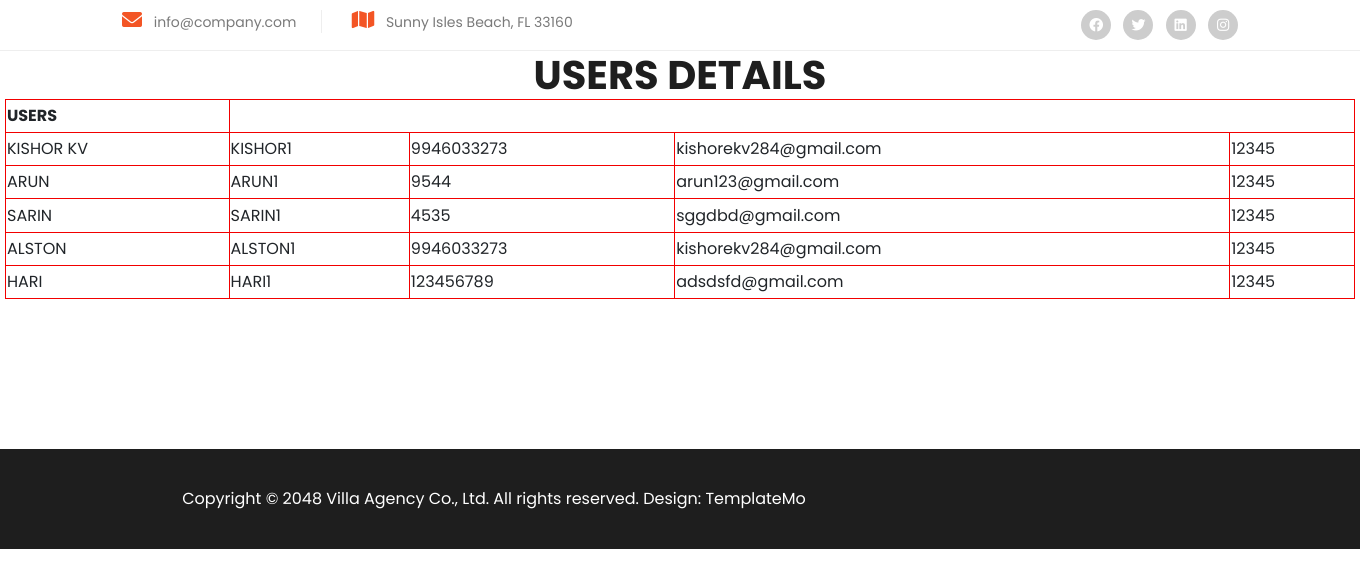
The app's page /users/, older data.
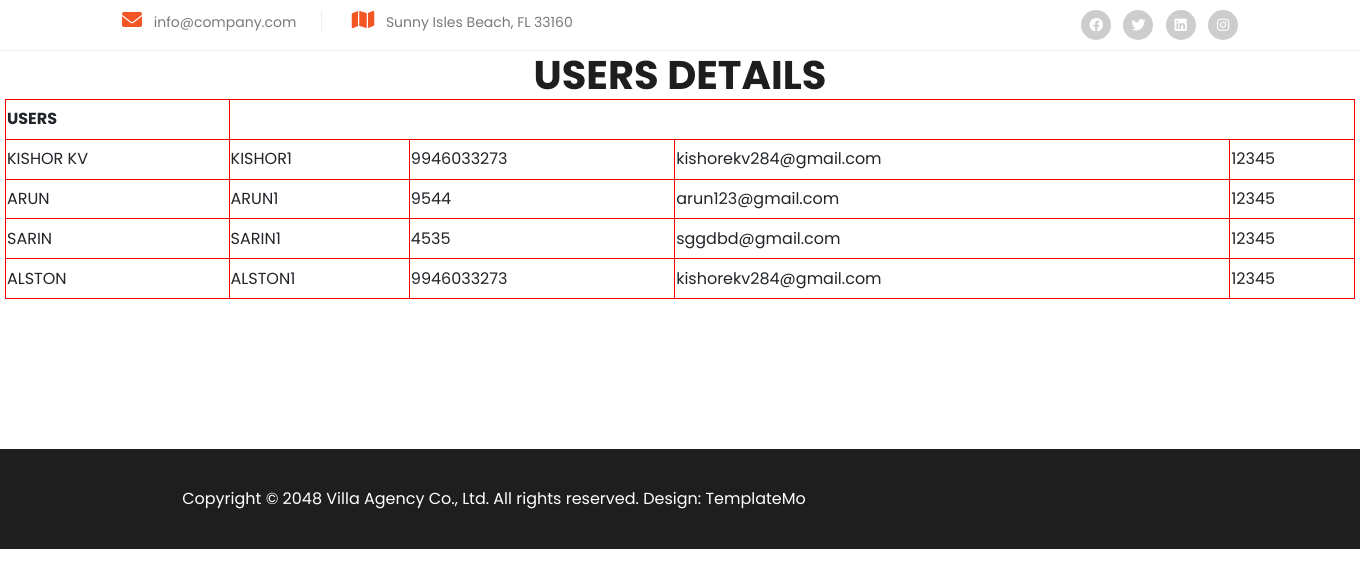
The same page, newer data.
### villapp/models.py (models this page shows)
class signup1(models.Model):
    name=models.CharField(max_length=50)
    username=models.CharField(max_length=50)
    phoneno=models.CharField(max_length=50)
    gmail=models.CharField(max_length=50)
    password=models.CharField(max_length=50)

### villapp/views.py (the view)
# urls.py: path('users/',views.users, name='users'),
def users(request):
    datas=signup1.objects.all()
    return render(request, 'users.html',{'userss':datas})

### templates/users.html (shortened to what this page needs)
{%load static%}
<!DOCTYPE html>
<html lang="en">
  <head>
    <link rel="stylesheet" href="{% static 'vendor/bootstrap/css/bootstrap.min.css' %}">
    <link rel="stylesheet" href="{% static 'css/fontawesome.css' %}">
    <link rel="stylesheet" href="{% static 'css/templatemo-villa-agency.css' %}">
    <link rel="stylesheet" href="{% static 'css/owl.css' %}">
    <link rel="stylesheet" href="{% static 'css/animate.css' %}">
    <link rel="stylesheet"href="https://unpkg.com/swiper@7/swiper-bundle.min.css"/>
  </head>
<body>
  <div class="sub-header">
    <div class="container">
      <div class="row">
        <div class="col-lg-8 col-md-8">
          <ul class="info">
            <li><i class="fa fa-envelope"></i> info@company.com</li>
            <li><i class="fa fa-map"></i> Sunny Isles Beach, FL 33160</li>
          </ul>
        </div>
        <div class="col-lg-4 col-md-4">
          <ul class="social-links">
            <li><a href="#"><i class="fab fa-facebook"></i></a></li>
            <li><a href="https://x.com/minthu" target="_blank"><i class="fab fa-twitter"></i></a></li>
            <li><a href="#"><i class="fab fa-linkedin"></i></a></li>
            <li><a href="#"><i class="fab fa-instagram"></i></a></li>
          </ul>
        </div>
      </div>
    </div>
  </div>
  <center>
    <h1>USERS DETAILS</h1>
<table style="width:1350px ; height: 200px;">
    <th>USERS</th>
    {% for obj in userss %}
    <tr>
        <td>{{obj.name}}</td>
        <td>{{obj.username}}</td>
        <td>{{obj.phoneno}}</td>
        <td>{{obj.gmail}}</td>
        <td>{{obj.password}}</td>
    </tr>
    {% endfor %}
</table>
</center>
  <footer>
    <div class="container">
      <div class="col-lg-8">
        <p>Copyright © 2048 Villa Agency Co., Ltd. All rights reserved.
        Design: <a rel="nofollow" href="https://templatemo.com" target="_blank">TemplateMo</a></p>
      </div>
    </div>
  </footer>
  </body>
</html>

Row changes from the older to the newer data that the page shows:
removed signup1: name "HARI", username "HARI1", phoneno "123456789", gmail "adsdsfd@gmail.com", password "12345"
